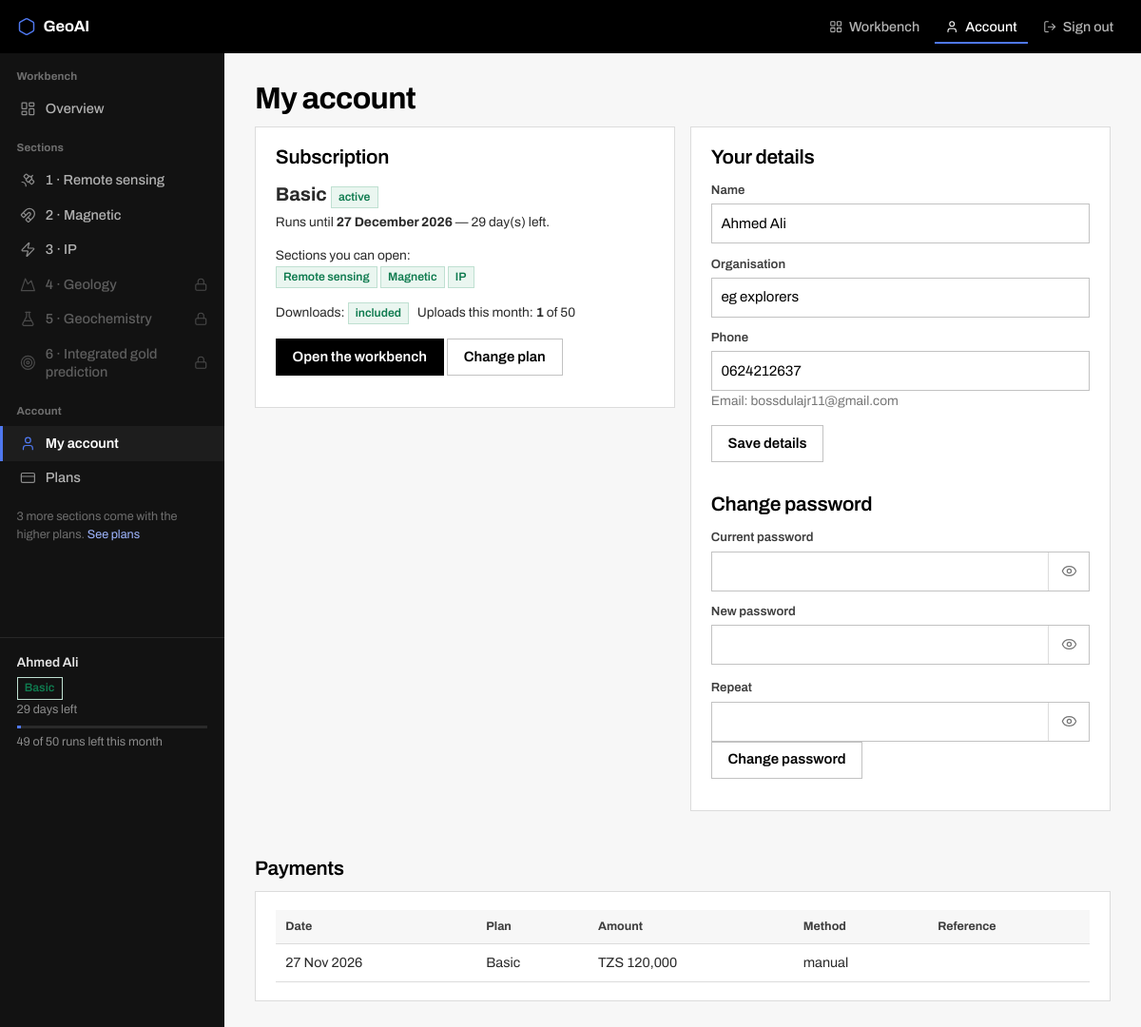
/account (signed in), run on the app's committed database.
### portal/models.py (models this page shows, shortened)
class User(UserMixin, db.Model):
    __tablename__ = "users"
    id = db.Column(db.Integer, primary_key=True)
    email = db.Column(db.String(190), unique=True, nullable=False, index=True)
    name = db.Column(db.String(120), nullable=False, default="")
    organisation = db.Column(db.String(160), nullable=False, default="")
    phone = db.Column(db.String(40), nullable=False, default="")
    password_hash = db.Column(db.String(255), nullable=False)
    is_admin = db.Column(db.Boolean, nullable=False, default=False)
    is_active_account = db.Column(db.Boolean, nullable=False, default=True)
    created_at = db.Column(db.DateTime, nullable=False, default=now)
    last_login = db.Column(db.DateTime)
    subscriptions = db.relationship("Subscription", back_populates="user", cascade="all, delete-orphan",
                                    order_by="Subscription.id.desc()")
    payments = db.relationship("Payment", back_populates="user", cascade="all, delete-orphan")
    @property
    def is_active(self):
        return self.is_active_account
    @property
    def subscription(self):
        for s in self.subscriptions:
            if s.is_live:
                return s
        return None
    @property
    def plan(self):
        s = self.subscription
        return s.plan if s else Plan.query.filter_by(code="free").first()
    @property
    def plan_name(self):
        p = self.plan
        return p.name if p else "No plan"
    @property
    def expires_at(self):
        s = self.subscription
        return _aware(s.ends_at) if s else None
    @property
    def days_left(self):
        e = self.expires_at
        return None if e is None else max((e - now()).days, 0)
    def allowed_sections(self):
        if self.is_admin:
            return released(SECTIONS)
        p = self.plan
        return p.section_list if p else released(FREE_SECTIONS)
    def may_download(self):
        p = self.plan
        return bool(self.is_admin or (p and p.can_download))
    def uploads_this_month(self):
        start = now().replace(day=1, hour=0, minute=0, second=0, microsecond=0)
        return db.session.query(func.count(UsageEvent.id)).filter(
            UsageEvent.user_id == self.id, UsageEvent.kind == "upload",
            UsageEvent.at >= start).scalar() or 0
    def upload_allowance(self):
        p = self.plan
        limit = p.max_uploads_per_month if p and p.max_uploads_per_month else None
        return self.uploads_this_month(), limit

class Subscription(db.Model):
    __tablename__ = "subscriptions"
    id = db.Column(db.Integer, primary_key=True)
    user_id = db.Column(db.Integer, db.ForeignKey("users.id"), nullable=False, index=True)
    plan_id = db.Column(db.Integer, db.ForeignKey("plans.id"), nullable=False)
    started_at = db.Column(db.DateTime, nullable=False, default=now)
    ends_at = db.Column(db.DateTime, nullable=False)
    status = db.Column(db.String(24), nullable=False, default="active")   # active, cancelled, expired
    note = db.Column(db.String(255), nullable=False, default="")
    created_by = db.Column(db.String(190), nullable=False, default="")    # admin email, or the gateway
    user = db.relationship("User", back_populates="subscriptions")
    plan = db.relationship("Plan")
    @property
    def is_live(self):
        return self.status == "active" and _aware(self.ends_at) > now()
    @property
    def days_left(self):
        return max((_aware(self.ends_at) - now()).days, 0)

class Plan(db.Model):
    __tablename__ = "plans"
    id = db.Column(db.Integer, primary_key=True)
    code = db.Column(db.String(32), unique=True, nullable=False)        # free, basic, pro
    name = db.Column(db.String(80), nullable=False)
    price = db.Column(db.Float, nullable=False, default=0.0)
    currency = db.Column(db.String(8), nullable=False, default="TZS")
    period_days = db.Column(db.Integer, nullable=False, default=30)
    sections = db.Column(db.Text, nullable=False, default="")           # comma-separated keys of SECTIONS
    can_download = db.Column(db.Boolean, nullable=False, default=False)
    max_uploads_per_month = db.Column(db.Integer, nullable=False, default=0)   # 0 = no limit
    seats = db.Column(db.Integer, nullable=False, default=1)
    is_public = db.Column(db.Boolean, nullable=False, default=True)     # shown on the pricing page
    sort = db.Column(db.Integer, nullable=False, default=0)
    @property
    def section_list(self):
        return released(s for s in (self.sections or "").split(",") if s)

class Payment(db.Model):
    __tablename__ = "payments"
    id = db.Column(db.Integer, primary_key=True)
    user_id = db.Column(db.Integer, db.ForeignKey("users.id"), nullable=False, index=True)
    plan_id = db.Column(db.Integer, db.ForeignKey("plans.id"))
    amount = db.Column(db.Float, nullable=False, default=0.0)
    currency = db.Column(db.String(8), nullable=False, default="TZS")
    method = db.Column(db.String(40), nullable=False, default="manual")   # manual, mpesa, flutterwave…
    reference = db.Column(db.String(120), nullable=False, default="")     # the gateway's or the receipt no.
    status = db.Column(db.String(24), nullable=False, default="paid")     # paid, pending, failed, refunded
    at = db.Column(db.DateTime, nullable=False, default=now)
    note = db.Column(db.String(255), nullable=False, default="")
    user = db.relationship("User", back_populates="payments")
    plan = db.relationship("Plan")

### portal/auth.py (the view)
@bp.route("/account")
@login_required
def account():
    used, limit = current_user.upload_allowance()
    return render_template("account.html", used=used, limit=limit,
                           history=current_user.subscriptions[:10],
                           payments=sorted(current_user.payments, key=lambda p: p.at, reverse=True)[:10])

### portal/templates/account.html (shortened to what this page needs)
{% extends "console.html" %}
{% from "_forms.html" import password with context %}
{% block head %}<link rel="stylesheet" href="{{ url_for('static', filename='app.css') }}">{% endblock %}
{% block rail %}{% include "_rail_workbench.html" %}{% endblock %}
{% block main %}
<h1>My account</h1>
<div class="grid g2" style="align-items:start">
  <div class="card">
    <h2 style="margin-top:0">Subscription</h2>
    {% set s = current_user.subscription %}
    <p style="font-size:1.25rem;font-weight:700;margin:.2rem 0">{{ current_user.plan_name }}
      {% if s %}<span class="tag ok">active</span>{% else %}<span class="tag no">free</span>{% endif %}</p>
    {% if s %}
      <p class="small">Runs until <b>{{ s.ends_at.strftime('%d %B %Y') }}</b> — {{ s.days_left }} day(s) left.</p>
    {% else %}
      <p class="small muted">You are on the free plan. Subscribe to open the other sections and download results.</p>
    {% endif %}
    <p class="small">Sections you can open:<br>
      {% for s2 in current_user.allowed_sections() if s2 != 'home' %}<span class="tag ok">{{ section_name(s2) }}</span> {% endfor %}</p>
    <p class="small">Downloads: {% if current_user.may_download() %}<span class="tag ok">included</span>
      {% else %}<span class="tag no">not included</span>{% endif %}
      &nbsp; Uploads this month: <b>{{ used }}</b>{% if limit %} of {{ limit }}{% else %} (no limit){% endif %}</p>
    <p><a class="btn" href="{{ url_for('app.home') }}">Open the workbench</a>
       <a class="btn sec" href="{{ url_for('billing.pricing') }}">Change plan</a></p>
  </div>
  <div class="card">
    <h2 style="margin-top:0">Your details</h2>
    <form method="post" action="{{ url_for('auth.change_details') }}">
      <label for="n">Name</label><input id="n" name="name" value="{{ current_user.name }}">
      <label for="o">Organisation</label><input id="o" name="organisation" value="{{ current_user.organisation }}">
      <label for="p">Phone</label><input id="p" name="phone" value="{{ current_user.phone }}">
      <p class="small muted">Email: {{ current_user.email }}</p>
      <button class="btn sec" type="submit">Save details</button>
    </form>
    <h2>Change password</h2>
    <form method="post" action="{{ url_for('auth.change_password') }}">
      {{ password("c", "current", "Current password") }}
      <div class="grid g2" style="gap:.2rem 1rem">
        <div>{{ password("np", "password", "New password", autocomplete="new-password") }}</div>
        <div>{{ password("np2", "password2", "Repeat", autocomplete="new-password") }}</div>
      </div>
      <p><button class="btn sec" type="submit">Change password</button></p>
    </form>
  </div>
</div>
{% if payments %}
<h2>Payments</h2>
<div class="card"><table><tr><th>Date</th><th>Plan</th><th>Amount</th><th>Method</th><th>Reference</th></tr>
{% for p in payments %}<tr><td>{{ p.at.strftime('%d %b %Y') }}</td><td>{{ p.plan.name if p.plan else '' }}</td>
<td>{{ p.currency }} {{ '{:,.0f}'.format(p.amount) }}</td><td>{{ p.method }}</td><td class="small muted">{{ p.reference }}</td></tr>{% endfor %}
</table></div>
{% endif %}
{% endblock %}

### portal/templates/console.html (shortened to what this page needs)
{% extends "base.html" %}
{% block page %}
<div class="console">
  <aside class="rail" id="rail">
    {% block rail %}{% endblock %}
    <div class="rail-foot">
      <span class="who">{{ current_user.name or current_user.email }}</span>
      {% if current_user.is_admin %}
        <span class="tag ok">Administrator</span>
      {% else %}
        <span class="tag {{ 'ok' if current_user.subscription else 'no' }}">{{ current_user.plan.name }}</span>
        {% if current_user.days_left is not none %}<br>{{ current_user.days_left }} days left{% endif %}
        {% if allowance is defined and allowance[1] %}
          <div class="meter"><i style="width:{{ (100 * allowance[0] / allowance[1]) | round | int }}%"></i></div>
          {{ allowance[2] }} of {{ allowance[1] }} runs left this month
        {% endif %}
      {% endif %}
    </div>
  </aside>
  <main class="work">
    {% block main %}{% endblock %}
  </main>
</div>
{% endblock %}

### data on the page
User: name "Ahmed Ali", organisation "eg explorers", phone "0624212637", email "bossdulajr11@gmail.com"
Subscription: plan.name "Basic", days_left "29", plan_name "Basic", ends_at "27 December 2026"
Payment: at "27 Nov 2026", plan "Basic", currency "TZS", amount "120,000", method "manual"

### other printed values
{{ BRAND }} "GeoAI"
{{ s.title }} "1 · Remote sensing" "2 · Magnetic" "3 · IP"
{{ s.title }} "4 · Geology" "5 · Geochemistry" "6 · Integrated gold prediction"
{{ locked_count }} "3"
{{ '' if locked_count == 1 else 's' }} "s"
{{ allowance[2] }} "49"
{{ allowance[1] }} "50"
{{ section_name(s2) }} "Remote sensing" "Magnetic" "IP"
{{ used }} "1"
{{ limit }} "50"
{{ label }} "Current password New password Repeat"
